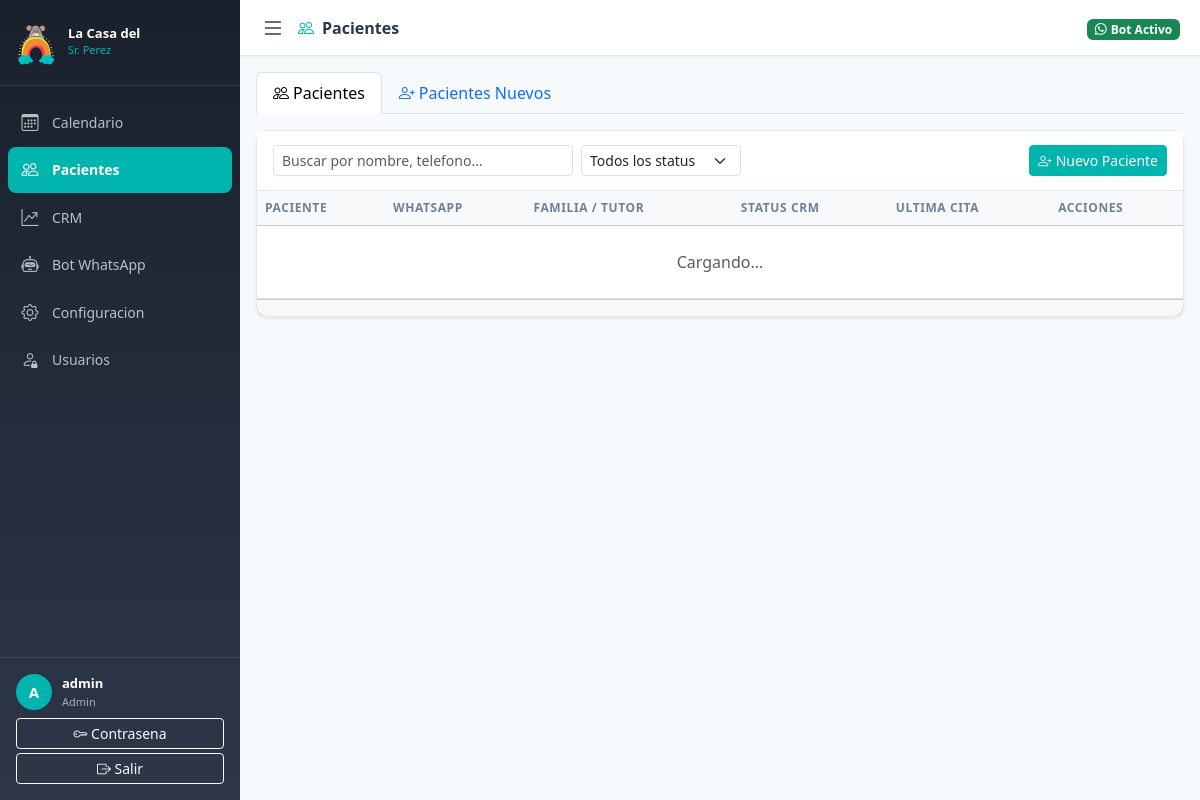
Page /pacientes (signed in) on the committed database.
### models.py (models this page shows, shortened)
class User(UserMixin, db.Model):
    __tablename__ = 'users'
    id = db.Column(db.Integer, primary_key=True)
    username = db.Column(db.String(80), unique=True, nullable=False)
    email = db.Column(db.String(120), unique=True, nullable=False)
    password_hash = db.Column(db.String(255), nullable=False)
    rol = db.Column(db.Enum(RolUsuario), nullable=False, default=RolUsuario.recepcionista)
    activo = db.Column(db.Boolean, default=True)
    permisos = db.Column(db.JSON, default=list)
    created_at = db.Column(db.DateTime, default=datetime.utcnow)
    def is_admin(self):
        return self.rol == RolUsuario.admin
    def tiene_permiso(self, permiso):
        if self.is_admin():
            return True
        return permiso in (self.permisos or [])

### routes/main.py (the view)
@main_bp.route('/pacientes')
@login_required
@permiso_requerido('pacientes')
def pacientes():
    return render_template('pacientes.html')

### app.py (called while the page is built)
def _init_extensions(app):
    from extensions import db, migrate, login_manager, csrf, limiter, cache, mail
    db.init_app(app)
    migrate.init_app(app, db)
    csrf.init_app(app)
    limiter.init_app(app)
    cache.init_app(app)
    mail.init_app(app)
    login_manager.init_app(app)
    login_manager.login_view = 'auth.login'
    login_manager.login_message = 'Debes iniciar sesion para acceder.'
    login_manager.login_message_category = 'warning'
    @login_manager.user_loader
    def load_user(user_id):
        from models import User
        return User.query.get(int(user_id))
    with app.app_context():
        import models  # noqa: F401 — registers all models with SQLAlchemy metadata
        db.create_all()
        _seed_initial_data()

### extensions.py (called while the page is built)
def permiso_requerido(permiso):
    def decorator(f):
        @wraps(f)
        def decorated_function(*args, **kwargs):
            if not current_user.is_authenticated:
                return redirect(url_for('auth.login'))
            if not current_user.tiene_permiso(permiso):
                if request.is_json or request.path.startswith('/api/'):
                    return jsonify(error='No tienes permisos para esta seccion.'), 403
                flash('No tienes permisos para acceder a esta seccion.', 'danger')
                return redirect(url_for('main.dashboard'))  # dashboard handles routing
            return f(*args, **kwargs)
        return decorated_function
    return decorator

### templates/pacientes.html (shortened to what this page needs)
{% extends 'base.html' %}
{% block page_title %}<i class="bi bi-people me-2" style="color:var(--primary)"></i>Pacientes{% endblock %}
{% block extra_css %}
<link rel="stylesheet" href="https://cdn.jsdelivr.net/npm/intl-tel-input@23.0.4/build/css/intlTelInput.css">
{% endblock %}
{% block content %}
<div class="p-3">
  <ul class="nav nav-tabs mb-3" id="pacientesTabs">
    <li class="nav-item">
      <button class="nav-link active" id="tab-pacientes" data-bs-toggle="tab" data-bs-target="#pane-pacientes">
        <i class="bi bi-people me-1"></i>Pacientes
      </button>
    </li>
    <li class="nav-item">
      <button class="nav-link" id="tab-nuevos" data-bs-toggle="tab" data-bs-target="#pane-nuevos" onclick="cargarSolicitudes()">
        <i class="bi bi-person-plus me-1"></i>Pacientes Nuevos
      </button>
    </li>
  </ul>
  <div class="tab-content">
    <div class="tab-pane fade show active" id="pane-pacientes">
      <div class="card shadow-sm">
        <div class="card-header d-flex align-items-center gap-2 flex-wrap">
          <input type="search" id="searchInput" class="form-control form-control-sm filter-responsive" style="max-width:300px"
            placeholder="Buscar por nombre, telefono...">
          <select id="filtroEstatus" class="form-select form-select-sm filter-responsive" style="max-width:160px">
            <option value="">Todos los status</option>
          </select>
          <button class="btn btn-primary btn-sm ms-auto" onclick="abrirModalNuevoPaciente()">
            <i class="bi bi-person-plus me-1"></i>Nuevo Paciente
          </button>
        </div>
        <div class="card-body p-0 table-responsive-mobile">
          <table class="table table-hover mb-0" id="tablaPacientes">
            <thead class="table-light">
              <tr>
                <th>Paciente</th>
                <th>WhatsApp</th>
                <th class="d-none d-md-table-cell">Familia / Tutor</th>
                <th>Status CRM</th>
                <th class="d-none d-md-table-cell">Ultima cita</th>
                <th>Acciones</th>
              </tr>
            </thead>
            <tbody id="pacientesTbody">
              <tr>
                <td colspan="6" class="text-center text-muted py-4">Cargando...</td>
              </tr>
            </tbody>
          </table>
        </div>
        <div class="card-footer d-flex justify-content-between align-items-center small text-muted">
        </div>
      </div>
    </div>
  </div>
</div>
{% endblock %}

### templates/base.html (shortened to what this page needs)
<!DOCTYPE html>
<html lang="es">
<head>
  <link href="https://cdn.jsdelivr.net/npm/bootstrap@5.3.3/dist/css/bootstrap.min.css" rel="stylesheet">
  <link href="https://cdn.jsdelivr.net/npm/bootstrap-icons@1.11.3/font/bootstrap-icons.min.css" rel="stylesheet">
  <link rel="stylesheet" href="{{ url_for('static', filename='css/main.css') }}">
  {% block extra_css %}{% endblock %}
</head>
<body>
{% if current_user.is_authenticated %}
<nav id="sidebar" class="sidebar d-flex flex-column">
  <div class="sidebar-brand">
    <div class="brand-icon"><img src="{{ url_for('static', filename='imagenes/logo.png') }}" alt="La Casa del Sr. Perez" style="width:40px;height:40px;object-fit:contain;border-radius:8px;"></div>
    <div class="brand-text">
      <span class="brand-name">La Casa del</span>
      <span class="brand-sub">Sr. Perez</span>
    </div>
  </div>
  <ul class="sidebar-nav flex-grow-1">
    {% if current_user.tiene_permiso('calendario') %}
    <li>
      <a href="{{ url_for('main.dashboard') }}"
         class="sidebar-link {% if request.endpoint == 'main.dashboard' %}active{% endif %}">
        <i class="bi bi-calendar3"></i><span>Calendario</span>
      </a>
    </li>
    {% endif %}
    {% if current_user.tiene_permiso('pacientes') %}
    <li>
      <a href="{{ url_for('main.pacientes') }}"
         class="sidebar-link {% if request.endpoint == 'main.pacientes' %}active{% endif %}">
        <i class="bi bi-people"></i><span>Pacientes</span>
      </a>
    </li>
    {% endif %}
    {% if current_user.tiene_permiso('crm') %}
    <li>
      <a href="{{ url_for('main.crm') }}"
         class="sidebar-link {% if request.endpoint == 'main.crm' %}active{% endif %}">
        <i class="bi bi-graph-up-arrow"></i><span>CRM</span>
      </a>
    </li>
    {% endif %}
    {% if current_user.tiene_permiso('bot') %}
    <li>
      <a href="{{ url_for('main.bot_monitor') }}"
         class="sidebar-link {% if request.endpoint == 'main.bot_monitor' %}active{% endif %}">
        <i class="bi bi-robot"></i><span>Bot WhatsApp</span>
      </a>
    </li>
    {% endif %}
    {% if current_user.is_admin() %}
    <li>
      <a href="{{ url_for('main.configuracion') }}"
         class="sidebar-link {% if request.endpoint == 'main.configuracion' %}active{% endif %}">
        <i class="bi bi-gear"></i><span>Configuracion</span>
      </a>
    </li>
    <li>
      <a href="{{ url_for('auth.admin_usuarios') }}"
         class="sidebar-link {% if request.endpoint == 'auth.admin_usuarios' %}active{% endif %}">
        <i class="bi bi-person-lock"></i><span>Usuarios</span>
      </a>
    </li>
    {% endif %}
  </ul>
  <div class="sidebar-user">
    <div class="user-info">
      <div class="user-avatar">{{ current_user.username[0].upper() }}</div>
      <div>
        <div class="user-name">{{ current_user.username }}</div>
        <div class="user-role">{{ current_user.rol.value }}</div>
      </div>
    </div>
    <div class="user-actions mt-2">
      <a href="{{ url_for('auth.cambiar_password') }}" class="btn btn-sm btn-outline-light w-100 mb-1">
        <i class="bi bi-key"></i> Contrasena
      </a>
      <a href="{{ url_for('auth.logout') }}" class="btn btn-sm btn-outline-light w-100">
        <i class="bi bi-box-arrow-right"></i> Salir
      </a>
    </div>
  </div>
</nav>
<div id="main-content" class="main-content">
  <div class="topbar">
    <button class="sidebar-toggle btn btn-link p-0" id="sidebarToggle">
      <i class="bi bi-list fs-4"></i>
    </button>
    <div class="topbar-title">{% block page_title %}{% endblock %}</div>
    <div class="topbar-right">
      <span class="badge bg-success"><i class="bi bi-whatsapp me-1"></i>Bot Activo</span>
    </div>
  </div>
  <div class="page-content">
    {% block content %}{% endblock %}
  </div>
</div>
{% else %}
  {% block auth_content %}{% endblock %}
{% endif %}
</body>
</html>

### static/css/main.css (style rules this page uses)
:root { --primary: #00B5AD; --primary-dk: #008C86; --green: #72B843; --yellow: #F5DC57; --orange: #F2853D; --pink: #E84375; --sidebar-w: 240px; --topbar-h: 56px; --text: #2d3748; --muted: #718096; --border: #e2e8f0; --bg: #f7fafc; }
* { box-sizing: border-box; margin: 0; padding: 0; }
body { font-family: 'Segoe UI', system-ui, sans-serif; color: var(--text); background: var(--bg); overflow-x: hidden; }
.sidebar { position: fixed; top: 0; left: 0; height: 100vh; width: var(--sidebar-w); background: linear-gradient(180deg, #1a202c 0%, #2d3748 100%); color: #fff; z-index: 1000; transition: all .3s ease; overflow: hidden; }
.sidebar-brand { display: flex; align-items: center; gap: 12px; padding: 20px 16px; border-bottom: 1px solid rgba(255,255,255,.1); }
.brand-icon { font-size: 28px; color: var(--primary); flex-shrink: 0; }
.brand-text { display: flex; flex-direction: column; }
.brand-name { font-size: 13px; font-weight: 700; color: #fff; line-height: 1.2; }
.brand-sub { font-size: 11px; color: var(--primary); }
.sidebar-nav { list-style: none; padding: 12px 0; }
.sidebar-nav li { margin: 2px 8px; }
.sidebar-link { display: flex; align-items: center; gap: 12px; padding: 10px 12px; border-radius: 8px; color: rgba(255,255,255,.7); text-decoration: none; font-size: 14px; transition: all .2s; }
.sidebar-link.active { background: var(--primary); color: #fff; font-weight: 600; }
.sidebar-link i { font-size: 17px; flex-shrink: 0; width: 20px; text-align: center; }
.sidebar-user { padding: 16px; border-top: 1px solid rgba(255,255,255,.1); }
.user-info { display: flex; align-items: center; gap: 10px; margin-bottom: 4px; }
.user-avatar { width: 36px; height: 36px; border-radius: 50%; background: var(--primary); display: flex; align-items: center; justify-content: center; font-weight: 700; font-size: 15px; flex-shrink: 0; }
.user-name { font-size: 13px; font-weight: 600; color: #fff; }
.user-role { font-size: 11px; color: rgba(255,255,255,.6); text-transform: capitalize; }
.main-content { margin-left: var(--sidebar-w); min-height: 100vh; transition: margin-left .3s ease; display: flex; flex-direction: column; }
.topbar { height: var(--topbar-h); background: #fff; border-bottom: 1px solid var(--border); display: flex; align-items: center; padding: 0 20px; gap: 12px; position: sticky; top: 0; z-index: 900; box-shadow: 0 1px 3px rgba(0,0,0,.05); }
.topbar-title { font-size: 16px; font-weight: 600; flex-grow: 1; }
.sidebar-toggle { color: var(--text) !important; }
.page-content { padding: 0; flex-grow: 1; }
.card { border: 1px solid var(--border); border-radius: 12px; }
.card-header { background: #fff; border-bottom: 1px solid var(--border); font-weight: 600; padding: 14px 16px; }
.btn-primary { background: var(--primary); border-color: var(--primary); }
.table th { font-size: 12px; text-transform: uppercase; letter-spacing: .05em; color: var(--muted); }
.table td { vertical-align: middle; }

### rows in the picture
User: username "A", username "admin", rol.value "Admin"
